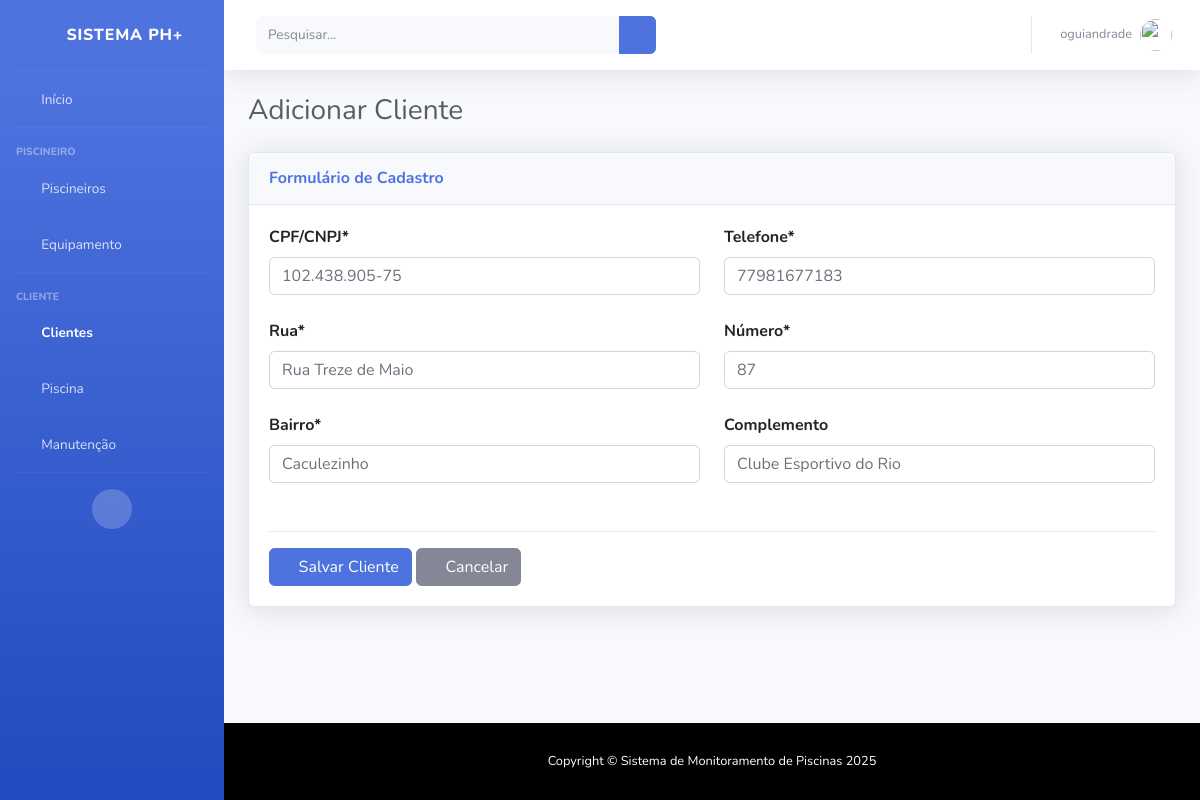
The page /cliente/add/ (signed in) on the database its author committed.
### cliente/models.py (models this page shows, shortened)
class Cliente(User):
    cpf_cnpj = models.CharField(max_length=20, unique=True, blank=True, null=True)
    telefone = models.CharField(max_length=20, blank=True, null=True)
    rua = models.CharField(max_length=255, blank=True, null=True)
    cep = models.CharField(max_length=10, blank=True, null=True)
    bairro = models.CharField(max_length=100, blank=True, null=True)
    numero = models.IntegerField(blank=True, null=True)
    complemento = models.CharField(max_length=100, blank=True, null=True)
    class Meta:
        verbose_name = 'Cliente'
        verbose_name_plural = 'Clientes'

### cliente/views.py (the view)
# urls.py: path('add/', views.add, name="cliente_add"),
@login_required
def add(request):
    if not user_is_cliente(request.user):
        return HttpResponseForbidden("Acesso restrito a clientes")
    cliente = get_object_or_404(Cliente, id=request.user.id)
    if request.method == 'POST':
        form = ClienteForm(request.POST, instance=cliente)
        if form.is_valid():
            try:
                form.save()
                return redirect('cliente_index')
            except Exception as e:
                form.add_error(None, f'Erro ao salvar: {str(e)}')
    else:
        form = ClienteForm(instance=cliente)
    return render(request, 'cliente/add.html', {'form': form})

### cliente/forms.py
class ClienteForm(ModelForm):
    class Meta:
        model = Cliente
        fields = ["cpf_cnpj", "telefone", "rua", "cep", "bairro", "numero", "complemento"]
    def __init__(self, *args, **kwargs):
        super().__init__(*args, **kwargs)
        for field_name, field in self.fields.items():
            field.widget.attrs.update({'class': 'form-control'})

### templates/cliente/add.html (shortened to what this page needs)
{% extends 'base.html' %}
{% load static %}
{% block content %}
<div class="d-sm-flex align-items-center justify-content-between mb-4">
    <h1 class="h3 mb-0 text-gray-800">Adicionar Cliente</h1>
</div>
<div class="card shadow mb-4">
    <div class="card-header py-3">
        <h6 class="m-0 font-weight-bold text-primary">Formulário de Cadastro</h6>
    </div>
    <div class="card-body">
        <form method="post">
            <div class="row">
                <div class="col-md-6">
                    <div class="form-group">
                        <label for="id_cpf_cnpj" class="font-weight-bold">CPF/CNPJ*</label>
                        {{ form.cpf_cnpj }}
                    </div>
                </div>
                <div class="col-md-6">
                    <div class="form-group">
                        <label for="id_telefone" class="font-weight-bold">Telefone*</label>
                        {{ form.telefone }}
                    </div>
                </div>
            </div>
            <div class="row">
                <div class="col-md-6">
                    <div class="form-group">
                        <label for="id_rua" class="font-weight-bold">Rua*</label>
                        {{ form.rua }}
                    </div>
                </div>
                <div class="col-md-6">
                    <div class="form-group">
                        <label for="id_numero" class="font-weight-bold">Número*</label>
                        {{ form.numero }}
                    </div>
                </div>
            </div>
            <div class="row">
                <div class="col-md-6">
                    <div class="form-group">
                        <label for="id_bairro" class="font-weight-bold">Bairro*</label>
                        {{ form.bairro }}
                    </div>
                </div>
                <div class="col-md-6">
                    <div class="form-group">
                        <label for="id_complemento" class="font-weight-bold">Complemento</label>
                        {{ form.complemento }}
                    </div>
                </div>
            </div>
            <div class="mt-4 pt-3 border-top">
                <button type="submit" class="btn btn-primary">
                    <i class="fas fa-save"></i> Salvar Cliente
                </button>
                <a href="{% url 'cliente_index' %}" class="btn btn-secondary">
                    <i class="fas fa-times"></i> Cancelar
                </a>
            </div>
        </form>
    </div>
</div>
{% endblock %}

### templates/topbar.html (shortened to what this page needs)
{% load static %}
<nav class="navbar navbar-expand navbar-light bg-white topbar mb-4 static-top shadow">
    <form class="d-none d-sm-inline-block form-inline mr-auto ml-md-3 my-2 my-md-0 mw-100 navbar-search">
        <div class="input-group">
            <input type="text" class="form-control bg-light border-0 small" placeholder="Pesquisar..."
                aria-label="Search" aria-describedby="basic-addon2">
            <div class="input-group-append">
                <button class="btn btn-primary" type="button">
                    <i class="fas fa-search fa-sm"></i>
                </button>
            </div>
        </div>
    </form>
    <ul class="navbar-nav ml-auto">
        <li class="nav-item dropdown no-arrow">
            <a class="nav-link dropdown-toggle" href="#" id="userDropdown" role="button" data-toggle="dropdown"
                aria-haspopup="true" aria-expanded="false">
                <span class="mr-2 d-none d-lg-inline text-gray-600 small">
                    {% if user.is_authenticated %}
                    {{ user.username }}
                    {% else %}
                    Guest
                    {% endif %}
                </span>
                <img class="img-profile rounded-circle" src="{% static 'sb-admin-2/img/undraw_profile.svg' %}">
            </a>
        </li>
    </ul>
</nav>

### templates/base.html (style rules this page uses)
html, body { height: 100%; }
body { display: flex; flex-direction: column; min-height: 100vh; }

### templates/cliente/add.html (style rules this page uses)
.form-group { margin-bottom: 1.5rem; }
.form-group label { display: block; margin-bottom: 0.5rem; }
input, select, textarea { width: 100%; max-width: 100%; padding: 0.375rem 0.75rem; font-size: 1rem; line-height: 1.5; color: #495057; background-color: #fff; background-clip: padding-box; border: 1px solid #ced4da; border-radius: 0.25rem; transition: border-color 0.15s ease-in-out, box-shadow 0.15s ease-in-out; }

### rows shown on the page
Cliente: cpf_cnpj "102.438.905-75", telefone "77981677183", rua "Rua Treze de Maio", numero "87", bairro "Caculezinho", complemento "Clube Esportivo do Rio"

### other values the page prints
{{ user.username }} "oguiandrade"
